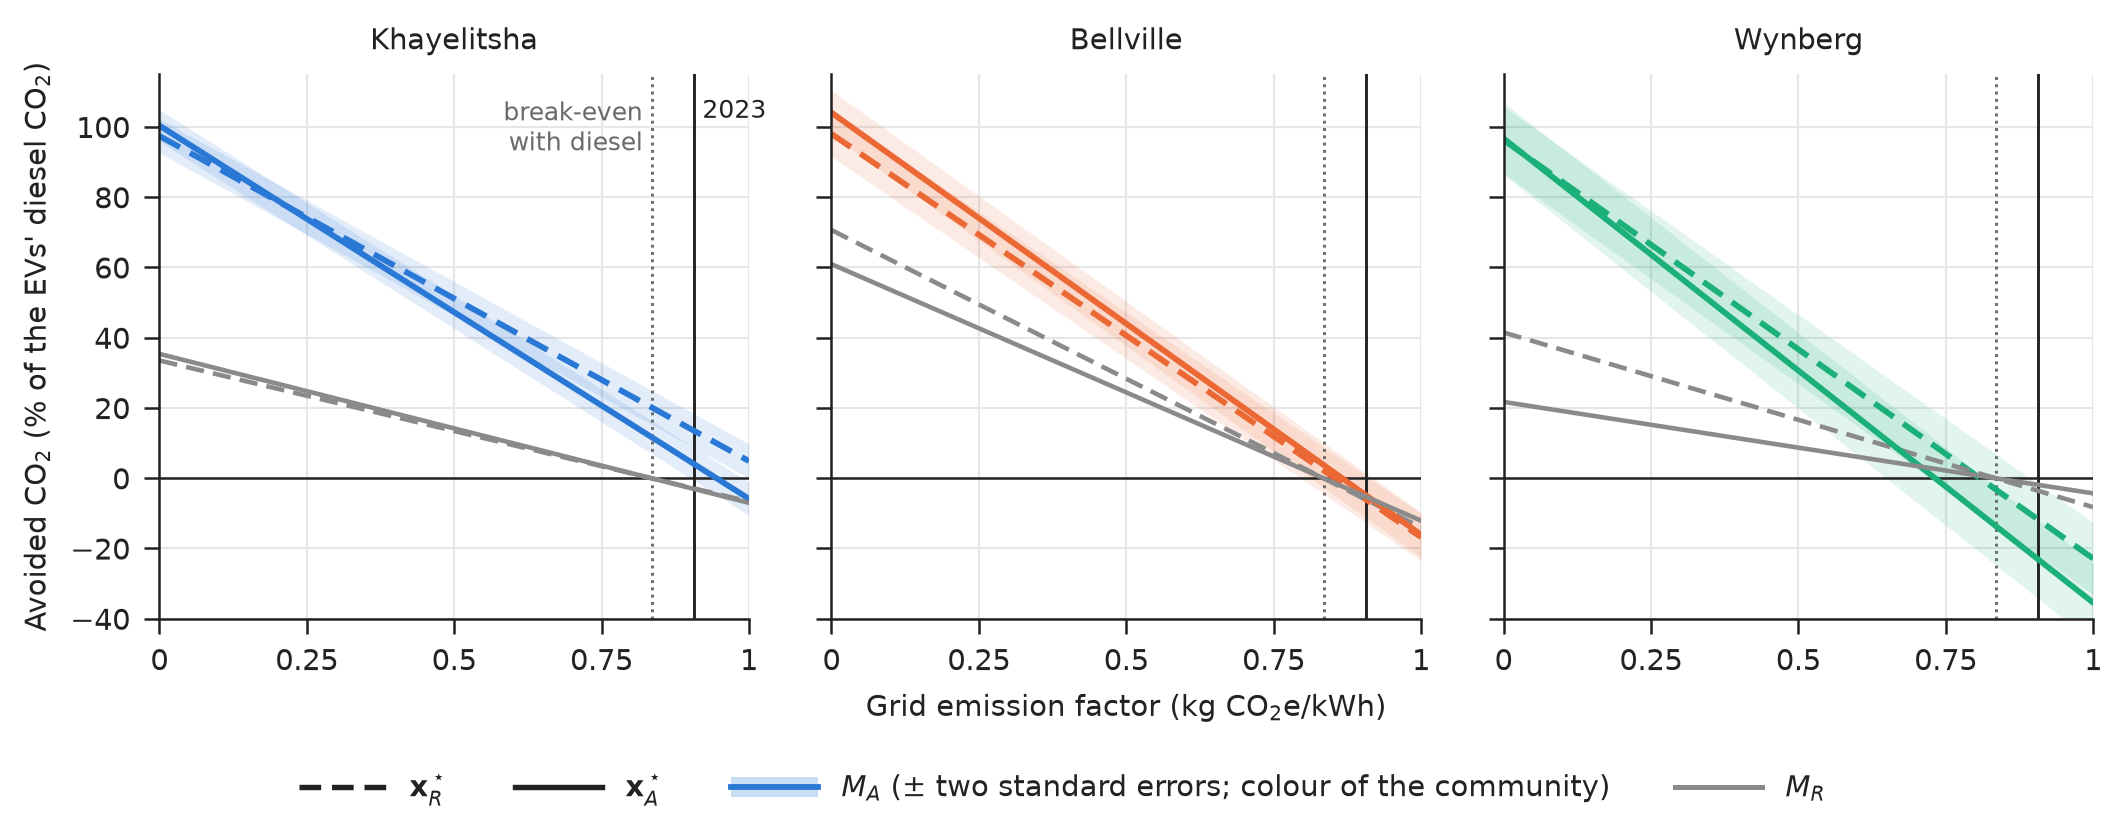

Recreate this plot in Python.
"""Figure fig:emissions_grid: avoided well-to-wheel CO2 of the selected designs against the grid factor.

Avoided CO2 is a share of the diesel well-to-wheel CO2 of the electrified vehicles; it is linear
in the grid emission factor, so each line is drawn through its values at 0 and 0.906 kg CO2e/kWh.
M_A: mean (and standard error) over the ten fresh seeds, with the diesel counterfactual distance
from the travel logs of the five representation ICE runs. M_R: the replayed term weekdays, with
stranded vehicle-days kept diesel. Values from results/tables/synthesis/tab17_emissions.csv of
the emanalysis project embt_replay_vs_abm (src/synthesis/emissions.py; decisions D175 to D178,
finding F116), columns ma_avoided_pct, ma_avoided_se and mr_avoided_pct. Run with
    uv run --no-project --with matplotlib python emissions_grid.py
which writes emissions_grid.pdf and emissions_grid.png next to this script.
"""
from pathlib import Path
from typing import Any

import matplotlib.pyplot as plt
import numpy as np
from matplotlib.legend_handler import HandlerTuple
from matplotlib.lines import Line2D
from matplotlib.patches import Patch

OUT = Path(__file__).with_suffix("")

GRID_2023 = 0.906  # kg CO2e/kWh, South African grid 2023
BREAK_EVEN = 0.835  # grid factor at which an electric km emits as much as a diesel km

# Avoided CO2 (% of the EVs' diesel CO2) at grid factors 0 and 0.906: (at 0, at 0.906, SE at 0, SE at 0.906).
COMMUNITIES: dict[str, dict[str, Any]] = {
    "Khayelitsha": dict(colour="#2a78d6",
                        MA=dict(xR=(97.43, 13.59, 2.42, 2.43), xA=(100.39, 4.14, 2.28, 2.36)),
                        MR=dict(xR=(33.52, -2.86), xA=(35.40, -3.02))),
    "Bellville": dict(colour="#eb6834",
                      MA=dict(xR=(98.02, -5.97, 3.22, 3.35), xA=(104.07, -4.78, 3.17, 3.18)),
                      MR=dict(xR=(70.65, -6.04), xA=(60.94, -5.21))),
    "Wynberg": dict(colour="#1baf7a",
                    MA=dict(xR=(96.28, -11.67, 4.74, 5.07), xA=(96.72, -22.99, 5.13, 5.58)),
                    MR=dict(xR=(41.50, -3.55), xA=(21.72, -1.86))),
}

INK, MUTED, GRID, REPLAY = "#222222", "#6b6b6b", "#e6e6e6", "#8a8a8a"
STYLE = {"xA": "-", "xR": (0, (4, 2))}

plt.rcParams.update({
    "font.family": "DejaVu Sans", "font.size": 7, "axes.labelsize": 7,
    "axes.edgecolor": INK, "axes.labelcolor": INK, "xtick.color": INK,
    "ytick.color": INK, "text.color": INK, "axes.linewidth": 0.6,
    "xtick.major.width": 0.6, "ytick.major.width": 0.6, "pdf.fonttype": 42,
})

g = np.linspace(0, 1, 101)


def line(at0: float, at906: float) -> np.ndarray:
    return at0 + (at906 - at0) * g / GRID_2023


fig, axes = plt.subplots(1, 3, figsize=(510 / 72, 2.75), sharey=True)
for ax, (name, c) in zip(axes, COMMUNITIES.items()):
    ax.axhline(0, color=INK, lw=0.6)
    ax.axvline(BREAK_EVEN, color=MUTED, lw=0.7, ls=(0, (1, 1.5)))
    ax.axvline(GRID_2023, color=INK, lw=0.7)
    for design in ("xR", "xA"):
        a0, a1, s0, s1 = c["MA"][design]
        y, se = line(a0, a1), line(s0, s1)
        ax.fill_between(g, y - 2 * se, y + 2 * se, color=c["colour"], alpha=0.13, lw=0)
        ax.plot(g, y, color=c["colour"], lw=1.4, ls=STYLE[design])
        ax.plot(g, line(*c["MR"][design]), color=REPLAY, lw=1.1, ls=STYLE[design])
    ax.set_title(name, fontsize=7)
    ax.set_xlim(0, 1)
    ax.set_ylim(-40, 115)
    ax.set_xticks([0, 0.25, 0.5, 0.75, 1.0], ["0", "0.25", "0.5", "0.75", "1"])
    ax.grid(color=GRID, linewidth=0.5)
    ax.set_axisbelow(True)
    for s in ("top", "right"):
        ax.spines[s].set_visible(False)
axes[0].set_ylabel("Avoided CO$_2$ (% of the EVs' diesel CO$_2$)")
axes[1].set_xlabel("Grid emission factor (kg CO$_2$e/kWh)")
axes[0].text(GRID_2023 + 0.015, 108, "2023", ha="left", va="top", fontsize=6, color=INK)
axes[0].text(BREAK_EVEN - 0.015, 108, "break-even\nwith diesel", ha="right", va="top", fontsize=6,
             color=MUTED)

handles = [
    Line2D([], [], color=INK, lw=1.3, ls=STYLE["xR"]),
    Line2D([], [], color=INK, lw=1.3, ls=STYLE["xA"]),
    (Patch(facecolor="#2a78d6", alpha=0.25), Line2D([], [], color="#2a78d6", lw=1.4)),
    Line2D([], [], color=REPLAY, lw=1.2),
]
labels = [r"$\mathbf{x}_R^\star$", r"$\mathbf{x}_A^\star$",
          r"$M_A$ ($\pm$ two standard errors; colour of the community)", r"$M_R$"]
fig.legend(handles, labels, handler_map={tuple: HandlerTuple(ndivide=1, pad=0)},
           loc="lower center", ncol=4, frameon=False, fontsize=7,
           bbox_to_anchor=(0.5, -0.01), handlelength=3.0, columnspacing=2.2)
fig.subplots_adjust(left=0.075, right=0.985, top=0.91, bottom=0.25, wspace=0.14)

fig.savefig(OUT.with_suffix(".pdf"))
fig.savefig(OUT.with_suffix(".png"), dpi=300)
print(OUT.with_suffix(".png"))
